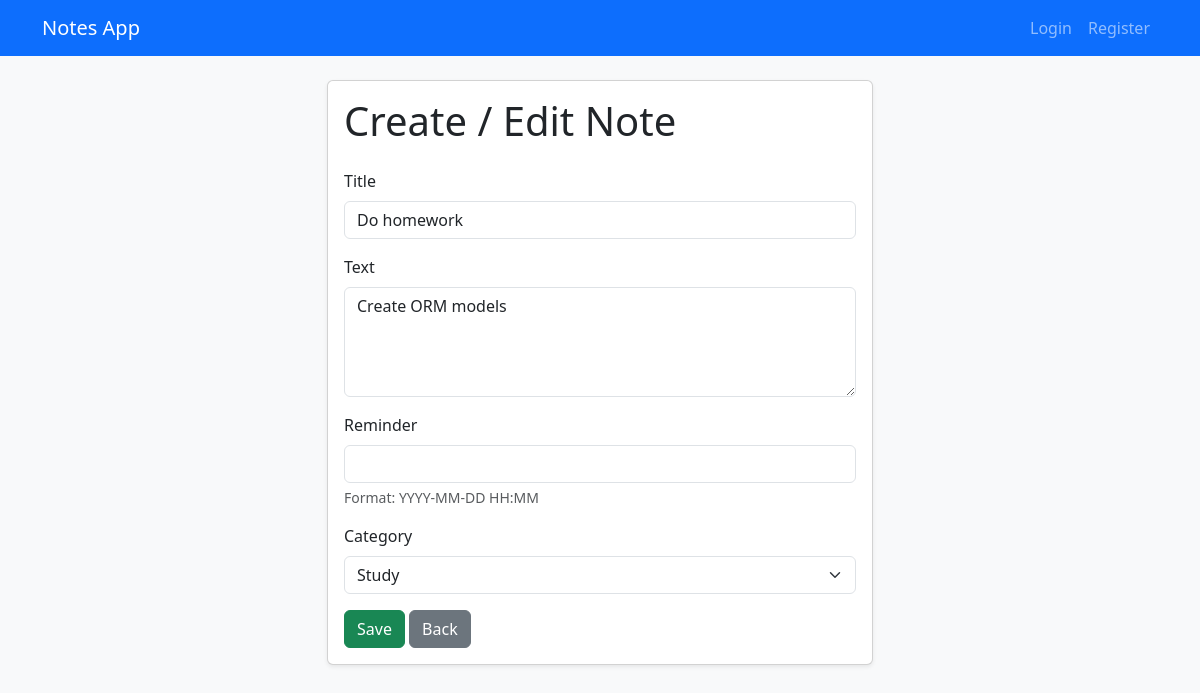
/1/edit/, run on an earlier commit of the app's database.
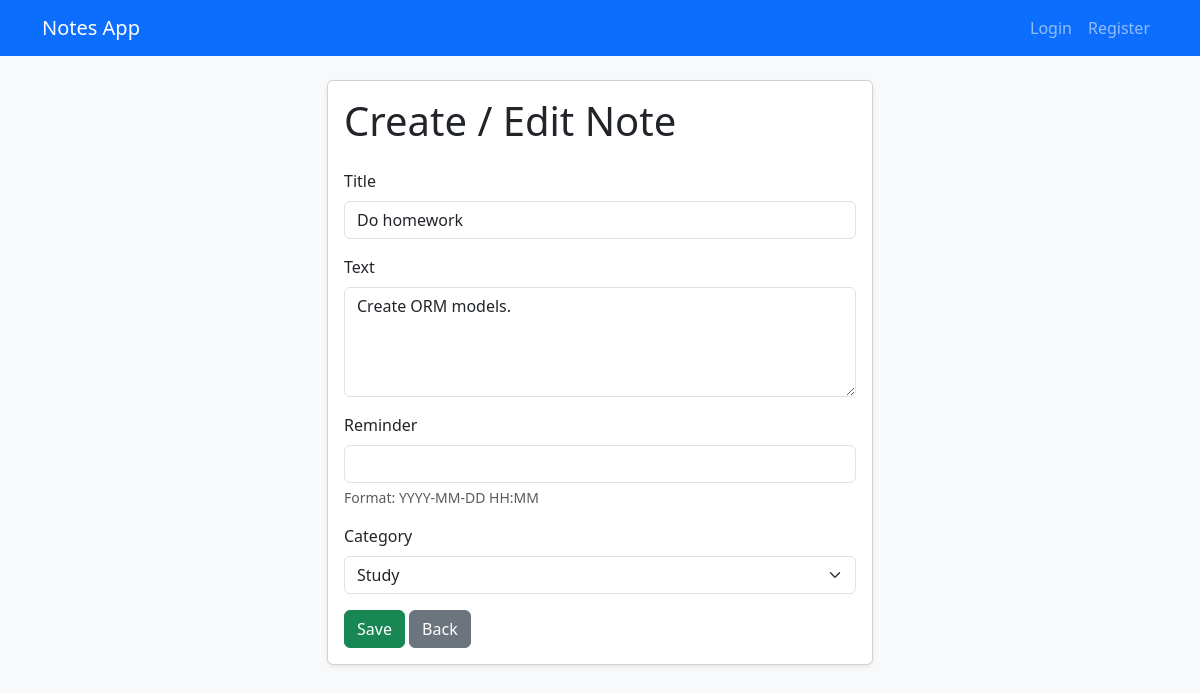
And on a later commit of the database.
### notes/models.py (models this page shows, shortened)
class Note(models.Model):
    title = models.CharField(max_length=200)
    text = models.TextField()
    reminder = models.DateTimeField(null=True, blank=True)
    category = models.ForeignKey(Category, on_delete=models.CASCADE)
    user = models.ForeignKey(User, on_delete=models.CASCADE, null=True, blank=True)

### notes/views.py (the view)
# urls.py: path('<int:pk>/edit/', NoteUpdateView.as_view(), name='note_edit'),
class NoteUpdateView(UpdateView):
    model = Note
    template_name = 'note_form.html'
    form_class = NoteForm
    success_url = reverse_lazy('notes_list')

### notes/forms.py
class NoteForm(forms.ModelForm):
    class Meta:
        model = Note
        fields = ['title', 'text', 'reminder', 'category']
        widgets = {
            'title': forms.TextInput(attrs={'class': 'form-control'}),
            'text': forms.Textarea(attrs={'class': 'form-control', 'rows': 4}),
            'reminder': forms.DateTimeInput(attrs={'class': 'form-control'}),
            'category': forms.Select(attrs={'class': 'form-select'}),
        }

### notes/models.py (called while the page is built)
    def __str__(self):
        return self.title

### notes/templates/note_form.html (shortened to what this page needs)
{% extends 'base.html' %}
{% block content %}
<div class="row justify-content-center">
    <div class="col-md-8 col-lg-6">
        <div class="card shadow-sm">
            <div class="card-body">
                <h1 class="card-title mb-4">Create / Edit Note</h1>
                <form method="post">
                    <div class="mb-3">
                        <label class="form-label">{{ form.title.label }}</label>
                        {{ form.title }}
                    </div>
                    <div class="mb-3">
                        <label class="form-label">{{ form.text.label }}</label>
                        {{ form.text }}
                    </div>
                    <div class="mb-3">
                        <label class="form-label">{{ form.reminder.label }}</label>
                        {{ form.reminder }}
                        <div class="form-text">
                            Format: YYYY-MM-DD HH:MM
                        </div>
                    </div>
                    <div class="mb-3">
                        <label class="form-label">{{ form.category.label }}</label>
                        {{ form.category }}
                    </div>
                    <button type="submit" class="btn btn-success">Save</button>
                    <a href="{% url 'notes_list' %}" class="btn btn-secondary">Back</a>
                </form>
            </div>
        </div>
    </div>
</div>
{% endblock %}

What changed in the data, as far as the page shows it:
changed Note "Do homework": text "Create ORM models" → "Create ORM models."
